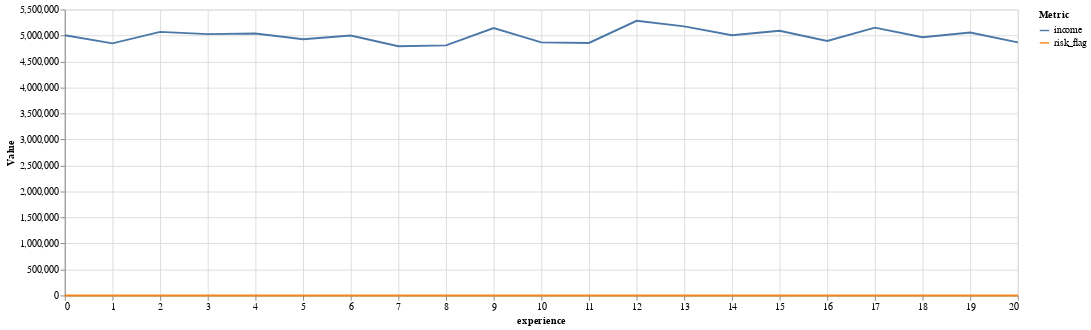

Notebook code for this chart:
### Code cell
#This variable is evaluated by means of a linear graph that evaluates by years of experience
alt.Chart(df_count_df).mark_line().encode(
    alt.X('experience:Q'),
    alt.Y('Value:Q'),
    alt.Color('Metric:N')
).properties(
    width = 1000,
    height = 300
)

### Figure 1 — Vega-Lite specification as saved in the notebook (floating-point values rounded to 4 significant figures)
{"config": {"view": {"continuousWidth": 400, "continuousHeight": 300}}, "data": {"name": "data-dd663779249aaaa8ef3cff5d199e3889"}, "mark": "line", "encoding": {"color": {"field": "Metric", "type": "nominal"}, "x": {"field": "experience", "type": "quantitative"}, "y": {"field": "Value", "type": "quantitative"}}, "height": 300, "width": 1000, "$schema": "https://vega.github.io/schema/vega-lite/v4.17.0.json", "datasets": {"data-dd663779249aaaa8ef3cff5d199e3889": [{"experience": 0, "Metric": "income", "Value": 5006000.0}, {"experience": 0, "Metric": "risk_flag", "Value": 0.1433}, {"experience": 1, "Metric": "income", "Value": 4850000.0}, {"experience": 1, "Metric": "risk_flag", "Value": 0.1557}, {"experience": 2, "Metric": "income", "Value": 5071000.0}, {"experience": 2, "Metric": "risk_flag", "Value": 0.1705}, {"experience": 3, "Metric": "income", "Value": 5027000.0}, {"experience": 3, "Metric": "risk_flag", "Value": 0.1314}, {"experience": 4, "Metric": "income", "Value": 5039000.0}, {"experience": 4, "Metric": "risk_flag", "Value": 0.1227}, {"experience": 5, "Metric": "income", "Value": 4929000.0}, {"experience": 5, "Metric": "risk_flag", "Value": 0.1258}, {"experience": 6, "Metric": "income", "Value": 5001000.0}, {"experience": 6, "Metric": "risk_flag", "Value": 0.1183}, {"experience": 7, "Metric": "income", "Value": 4795000.0}, {"experience": 7, "Metric": "risk_flag", "Value": 0.1249}, {"experience": 8, "Metric": "income", "Value": 4810000.0}, {"experience": 8, "Metric": "risk_flag", "Value": 0.1175}, {"experience": 9, "Metric": "income", "Value": 5143000.0}, {"experience": 9, "Metric": "risk_flag", "Value": 0.1128}, {"experience": 10, "Metric": "income", "Value": 4868000.0}, {"experience": 10, "Metric": "risk_flag", "Value": 0.1052}, {"experience": 11, "Metric": "income", "Value": 4857000.0}, {"experience": 11, "Metric": "risk_flag", "Value": 0.1384}, {"experience": 12, "Metric": "income", "Value": 5283000.0}, {"experience": 12, "Metric": "risk_flag", "Value": 0.1091}, {"experience": 13, "Metric": "income", "Value": 5176000.0}, {"experience": 13, "Metric": "risk_flag", "Value": 0.1222}, {"experience": 14, "Metric": "income", "Value": 5004000.0}, {"experience": 14, "Metric": "risk_flag", "Value": 0.09799}, {"experience": 15, "Metric": "income", "Value": 5091000.0}, {"experience": 15, "Metric": "risk_flag", "Value": 0.1508}, {"experience": 16, "Metric": "income", "Value": 4894000.0}, {"experience": 16, "Metric": "risk_flag", "Value": 0.1322}, {"experience": 17, "Metric": "income", "Value": 5151000.0}, {"experience": 17, "Metric": "risk_flag", "Value": 0.1158}, {"experience": 18, "Metric": "income", "Value": 4966000.0}, {"experience": 18, "Metric": "risk_flag", "Value": 0.08166}, {"experience": 19, "Metric": "income", "Value": 5057000.0}, {"experience": 19, "Metric": "risk_flag", "Value": 0.1062}, {"experience": 20, "Metric": "income", "Value": 4869000.0}, {"experience": 20, "Metric": "risk_flag", "Value": 0.1131}]}}
